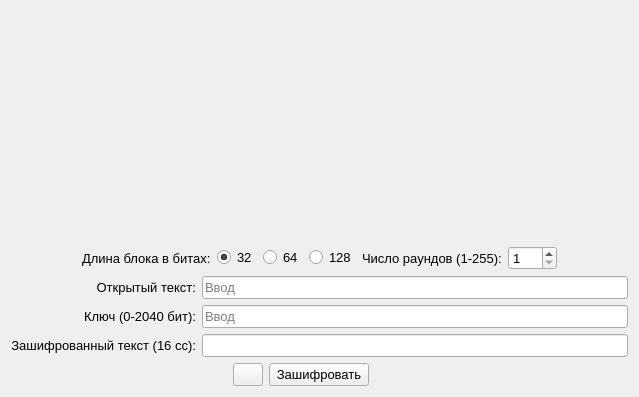
<?xml version="1.0" encoding="UTF-8"?>
<ui version="4.0">
 <class>RC5</class>
 <widget class="QWidget" name="RC5">
  <property name="windowModality">
   <enum>Qt::NonModal</enum>
  </property>
  <property name="geometry">
   <rect>
    <x>0</x>
    <y>0</y>
    <width>639</width>
    <height>397</height>
   </rect>
  </property>
  <property name="sizePolicy">
   <sizepolicy hsizetype="Preferred" vsizetype="Preferred">
    <horstretch>0</horstretch>
    <verstretch>0</verstretch>
   </sizepolicy>
  </property>
  <property name="windowTitle">
   <string>RC5 by Alexander Kostynchuk AI-173</string>
  </property>
  <property name="windowIcon">
   <iconset resource="images.qrc">
    <normaloff>:/images/encryption.ico</normaloff>:/images/encryption.ico</iconset>
  </property>
  <layout class="QGridLayout" name="gridLayout">
   <item row="0" column="0">
    <layout class="QGridLayout" name="gridLayout_2">
     <property name="sizeConstraint">
      <enum>QLayout::SetDefaultConstraint</enum>
     </property>
     <property name="leftMargin">
      <number>0</number>
     </property>
     <item row="0" column="0" colspan="2">
      <widget class="QLabel" name="label_6">
       <property name="font">
        <font>
         <pointsize>8</pointsize>
        </font>
       </property>
       <property name="text">
        <string/>
       </property>
       <property name="pixmap">
        <pixmap resource="images.qrc">:/images/rc5.png</pixmap>
       </property>
       <property name="scaledContents">
        <bool>false</bool>
       </property>
       <property name="alignment">
        <set>Qt::AlignCenter</set>
       </property>
      </widget>
     </item>
     <item row="2" column="0">
      <widget class="QLabel" name="label">
       <property name="font">
        <font>
         <pointsize>10</pointsize>
        </font>
       </property>
       <property name="layoutDirection">
        <enum>Qt::LeftToRight</enum>
       </property>
       <property name="text">
        <string>Открытый текст:</string>
       </property>
       <property name="scaledContents">
        <bool>false</bool>
       </property>
       <property name="alignment">
        <set>Qt::AlignRight|Qt::AlignTrailing|Qt::AlignVCenter</set>
       </property>
      </widget>
     </item>
     <item row="3" column="0">
      <widget class="QLabel" name="label_2">
       <property name="font">
        <font>
         <pointsize>10</pointsize>
        </font>
       </property>
       <property name="text">
        <string>Ключ (0-2040 бит):</string>
       </property>
       <property name="alignment">
        <set>Qt::AlignRight|Qt::AlignTrailing|Qt::AlignVCenter</set>
       </property>
      </widget>
     </item>
     <item row="3" column="1">
      <widget class="QLineEdit" name="lineEdit_2">
       <property name="font">
        <font>
         <pointsize>10</pointsize>
        </font>
       </property>
       <property name="dragEnabled">
        <bool>false</bool>
       </property>
       <property name="placeholderText">
        <string>Ввод</string>
       </property>
       <property name="clearButtonEnabled">
        <bool>true</bool>
       </property>
      </widget>
     </item>
     <item row="2" column="1">
      <widget class="QLineEdit" name="lineEdit">
       <property name="font">
        <font>
         <pointsize>10</pointsize>
        </font>
       </property>
       <property name="dragEnabled">
        <bool>false</bool>
       </property>
       <property name="placeholderText">
        <string>Ввод</string>
       </property>
       <property name="clearButtonEnabled">
        <bool>true</bool>
       </property>
      </widget>
     </item>
     <item row="4" column="0">
      <widget class="QLabel" name="label_3">
       <property name="font">
        <font>
         <pointsize>10</pointsize>
        </font>
       </property>
       <property name="text">
        <string>Зашифрованный текст (16 сс):</string>
       </property>
       <property name="alignment">
        <set>Qt::AlignRight|Qt::AlignTrailing|Qt::AlignVCenter</set>
       </property>
      </widget>
     </item>
     <item row="5" column="0" colspan="2">
      <layout class="QHBoxLayout" name="horizontalLayout_3">
       <item>
        <spacer name="horizontalSpacer">
         <property name="orientation">
          <enum>Qt::Horizontal</enum>
         </property>
         <property name="sizeHint" stdset="0">
          <size>
           <width>40</width>
           <height>20</height>
          </size>
         </property>
        </spacer>
       </item>
       <item>
        <widget class="QPushButton" name="pushButton_2">
         <property name="maximumSize">
          <size>
           <width>30</width>
           <height>16777215</height>
          </size>
         </property>
         <property name="font">
          <font>
           <pointsize>10</pointsize>
           <weight>50</weight>
           <italic>false</italic>
           <bold>false</bold>
          </font>
         </property>
         <property name="toolTip">
          <string>Шифрование / расшифрование</string>
         </property>
         <property name="styleSheet">
          <string notr="true"/>
         </property>
         <property name="text">
          <string/>
         </property>
         <property name="icon">
          <iconset resource="images.qrc">
           <normaloff>:/images/enc.png</normaloff>:/images/enc.png</iconset>
         </property>
         <property name="checkable">
          <bool>false</bool>
         </property>
         <property name="flat">
          <bool>false</bool>
         </property>
        </widget>
       </item>
       <item>
        <widget class="QPushButton" name="pushButton">
         <property name="minimumSize">
          <size>
           <width>100</width>
           <height>0</height>
          </size>
         </property>
         <property name="font">
          <font>
           <pointsize>10</pointsize>
          </font>
         </property>
         <property name="text">
          <string>Зашифровать</string>
         </property>
         <property name="checkable">
          <bool>false</bool>
         </property>
         <property name="autoDefault">
          <bool>false</bool>
         </property>
         <property name="default">
          <bool>false</bool>
         </property>
        </widget>
       </item>
       <item>
        <spacer name="horizontalSpacer_5">
         <property name="orientation">
          <enum>Qt::Horizontal</enum>
         </property>
         <property name="sizeType">
          <enum>QSizePolicy::Fixed</enum>
         </property>
         <property name="sizeHint" stdset="0">
          <size>
           <width>38</width>
           <height>20</height>
          </size>
         </property>
        </spacer>
       </item>
       <item>
        <spacer name="horizontalSpacer_3">
         <property name="orientation">
          <enum>Qt::Horizontal</enum>
         </property>
         <property name="sizeHint" stdset="0">
          <size>
           <width>40</width>
           <height>20</height>
          </size>
         </property>
        </spacer>
       </item>
      </layout>
     </item>
     <item row="1" column="0" colspan="2">
      <layout class="QHBoxLayout" name="horizontalLayout_2">
       <item>
        <spacer name="horizontalSpacer_4">
         <property name="orientation">
          <enum>Qt::Horizontal</enum>
         </property>
         <property name="sizeHint" stdset="0">
          <size>
           <width>40</width>
           <height>20</height>
          </size>
         </property>
        </spacer>
       </item>
       <item>
        <widget class="QLabel" name="label_4">
         <property name="font">
          <font>
           <pointsize>10</pointsize>
          </font>
         </property>
         <property name="text">
          <string>Длина блока в битах:</string>
         </property>
        </widget>
       </item>
       <item>
        <widget class="QRadioButton" name="radioButton">
         <property name="font">
          <font>
           <pointsize>10</pointsize>
          </font>
         </property>
         <property name="text">
          <string>32</string>
         </property>
         <property name="checked">
          <bool>true</bool>
         </property>
        </widget>
       </item>
       <item>
        <widget class="QRadioButton" name="radioButton_2">
         <property name="font">
          <font>
           <pointsize>10</pointsize>
          </font>
         </property>
         <property name="text">
          <string>64</string>
         </property>
        </widget>
       </item>
       <item>
        <widget class="QRadioButton" name="radioButton_3">
         <property name="font">
          <font>
           <pointsize>10</pointsize>
          </font>
         </property>
         <property name="text">
          <string>128</string>
         </property>
        </widget>
       </item>
       <item>
        <widget class="QLabel" name="label_5">
         <property name="font">
          <font>
           <pointsize>10</pointsize>
          </font>
         </property>
         <property name="text">
          <string>Число раундов (1-255):</string>
         </property>
        </widget>
       </item>
       <item>
        <widget class="QSpinBox" name="spinBox">
         <property name="minimumSize">
          <size>
           <width>45</width>
           <height>0</height>
          </size>
         </property>
         <property name="font">
          <font>
           <pointsize>10</pointsize>
          </font>
         </property>
         <property name="readOnly">
          <bool>false</bool>
         </property>
         <property name="minimum">
          <number>1</number>
         </property>
         <property name="maximum">
          <number>255</number>
         </property>
        </widget>
       </item>
       <item>
        <spacer name="horizontalSpacer_2">
         <property name="orientation">
          <enum>Qt::Horizontal</enum>
         </property>
         <property name="sizeHint" stdset="0">
          <size>
           <width>40</width>
           <height>20</height>
          </size>
         </property>
        </spacer>
       </item>
      </layout>
     </item>
     <item row="4" column="1">
      <widget class="QLineEdit" name="lineEdit_3">
       <property name="font">
        <font>
         <pointsize>10</pointsize>
        </font>
       </property>
       <property name="focusPolicy">
        <enum>Qt::StrongFocus</enum>
       </property>
       <property name="dragEnabled">
        <bool>true</bool>
       </property>
       <property name="readOnly">
        <bool>true</bool>
       </property>
      </widget>
     </item>
    </layout>
   </item>
  </layout>
 </widget>
 <tabstops>
  <tabstop>radioButton</tabstop>
  <tabstop>radioButton_2</tabstop>
  <tabstop>radioButton_3</tabstop>
  <tabstop>spinBox</tabstop>
  <tabstop>lineEdit</tabstop>
  <tabstop>lineEdit_2</tabstop>
  <tabstop>lineEdit_3</tabstop>
  <tabstop>pushButton_2</tabstop>
  <tabstop>pushButton</tabstop>
 </tabstops>
 <resources>
  <include location="images.qrc"/>
 </resources>
 <connections/>
</ui>
